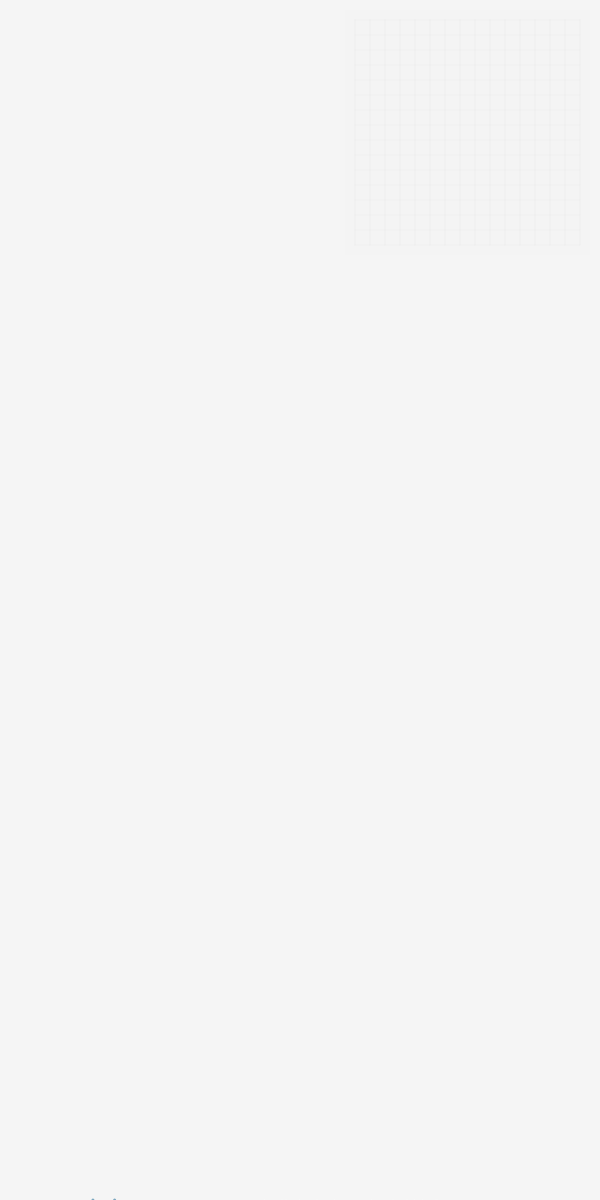
Frame 1 (no input)
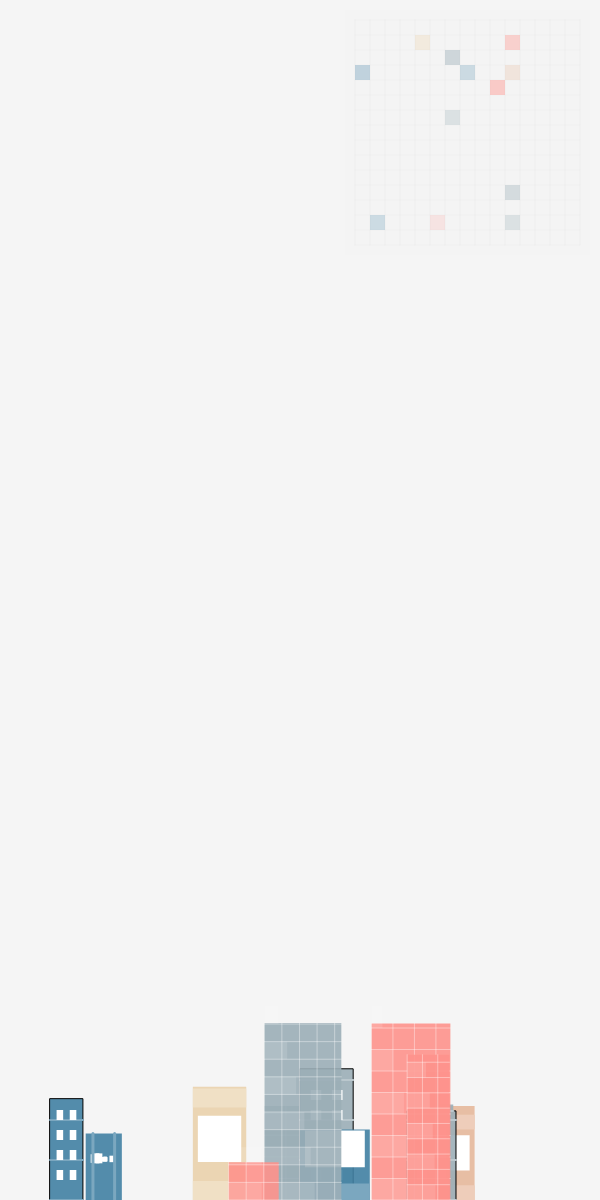
Frame 60 (no input)
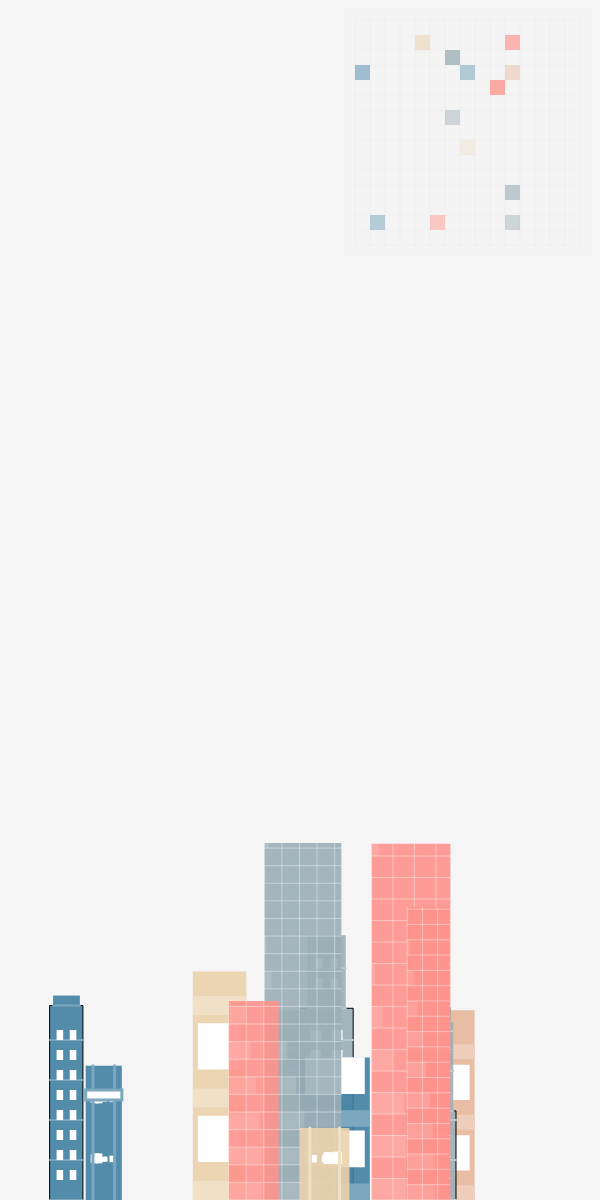
Frame 120 (the mouse pressed at the canvas centre since frame 60)

The p5.js sketch that drew these frames (run headless with seeded random() and noise() and a simulated clock; from frame 60 on, the mouse is pressed at the canvas centre):

// p5.js sketch
// ── sketch.js
let buildings = [];
const GRID_SIZE = 15;
let grid = [];
const colors = ['#fe938c','#e6b89c','#ead2ac','#9cafb7','#4281a4'];
let lastBuildingTime = 0;
const BUILDING_INTERVAL = 750; // 750ms = 3/4 second

function setup() {
  createCanvas(600, 1200);
  
  // Initialize grid for plan view
  for (let x = 0; x < GRID_SIZE; x++) {
    grid[x] = [];
    for (let y = 0; y < GRID_SIZE; y++) {
      grid[x][y] = {
        occupied: false,
        color: null,
        alpha: 0
      };
    }
  }
  
  // Initialize with 12 buildings
  for (let i = 0; i < 12; i++) {
    addNewBuilding();
  }
  
  background('#f5f5f5');
  lastBuildingTime = millis();
}

function addNewBuilding() {
  // Find an unoccupied spot in the grid
  let attempts = 0;
  let gridX, gridY;
  do {
    gridX = floor(random(GRID_SIZE));
    gridY = floor(random(GRID_SIZE));
    attempts++;
  } while (false); // Allow building on occupied spots
  
  { // Always add building
    let x = map(gridX, 0, GRID_SIZE-1, 50, width-50);
    let building = new Building(x, gridX, gridY);
    buildings.push(building);
    grid[gridX][gridY].occupied = true;
    grid[gridX][gridY].color = building.color;
  }
}

function checkNewBuilding() {
  let currentTime = millis();
  if (currentTime - lastBuildingTime > BUILDING_INTERVAL) {
    addNewBuilding();
    lastBuildingTime = currentTime;
  }
}

function draw() {
  // Clear the canvas with a very light background
  background('#f5f5f5');
  
  // Check if it's time to add a new building
  checkNewBuilding();
  
  // Draw elevation view (front view) first so it appears behind plan
  drawElevationView();
  
  // Draw plan view (top-down) last so it appears on top
  drawPlanView();
  
  // Update buildings
  buildings.forEach(building => {
    building.update();
  });
  
  // No building removal - let them accumulate
}

function drawPlanView() {
  push();
  // Move to top right and scale down
  let cellSize = 15; // Half the original size
  let gridWidth = GRID_SIZE * cellSize;
  let gridHeight = GRID_SIZE * cellSize;
  let margin = 20;
  
  // Position in top right with margin
  translate(width - gridWidth - margin, margin);
  
  // Semi-transparent white background for plan view
  fill(245, 245, 245, 240);
  noStroke();
  rect(-10, -10, gridWidth + 20, gridHeight + 20);
  
  // Draw grid
  stroke('#e0e0e0');
  strokeWeight(0.3); // Thinner lines for smaller grid
  
  // Vertical lines
  for (let x = 0; x <= GRID_SIZE; x++) {
    line(x * cellSize, 0, x * cellSize, gridHeight);
  }
  // Horizontal lines
  for (let y = 0; y <= GRID_SIZE; y++) {
    line(0, y * cellSize, gridWidth, y * cellSize);
  }
  
  // Draw occupied cells
  noStroke();
  for (let x = 0; x < GRID_SIZE; x++) {
    for (let y = 0; y < GRID_SIZE; y++) {
      if (grid[x][y].occupied) {
        let c = color(grid[x][y].color);
        c.setAlpha(grid[x][y].alpha * 255);
        fill(c);
        rect(x * cellSize, y * cellSize, cellSize, cellSize);
      }
    }
  }
  pop();
}

function drawElevationView() {
  push();
  translate(0, height);
  scale(1, -1); // Flip vertically so buildings grow upward
  
      // No need to sort - newer buildings will appear on top naturally
  
  buildings.forEach(building => {
    building.display();
  });
  pop();
}

class Building {
  constructor(x, gridX, gridY) {
    this.x = x;
    this.gridX = gridX;
    this.gridY = gridY;
    this.baseWidth = random(30, 80);
    this.maxHeight = random(400, 1400);
    this.currentHeight = 0;
    this.targetHeight = random(300, this.maxHeight);
    this.growthSpeed = random(1, 3);
    this.color = random(colors);
    this.style = floor(random(4)); // 0-3 for different styles
    this.windowSize = map(this.baseWidth, 30, 80, 4, 8);
    this.windowColor = '#ffffff';
    this.detailColor = lerpColor(color(this.color), color('#ffffff'), 0.3);
    
    // Style-specific properties
    switch(this.style) {
      case 0: // Modern with horizontal bands
        this.bandSpacing = random(60, 100);
        this.bandHeight = random(10, 20);
        break;
      case 1: // Art deco with setbacks
        this.setbacks = [];
        let currentWidth = this.baseWidth;
        let heightInterval = this.targetHeight / 4;
        for(let i = 0; i < 3; i++) {
          this.setbacks.push({
            height: heightInterval * (i + 1),
            reduction: random(0.1, 0.3)
          });
        }
        break;
      case 2: // Glass curtain wall
        this.gridSize = random(15, 25);
        this.reflectionOffset = random(10);
        break;
      case 3: // Postmodern with irregular windows
        this.windowPattern = [];
        for(let i = 0; i < 10; i++) {
          this.windowPattern.push({
            x: random(0.2, 0.8),
            size: random(0.5, 1.5)
          });
        }
        break;
    }
  }
  
  update() {
    if (this.currentHeight < this.targetHeight) {
      this.currentHeight += this.growthSpeed;
      grid[this.gridX][this.gridY].alpha = 
        min(0.85, map(this.currentHeight, 0, 400, 0.1, 0.85));
    }
  }
  
  display() {
    push();
    let buildingColor = color(this.color);
    buildingColor.setAlpha(230);
    
    switch(this.style) {
      case 0:
        this.displayModernStyle(buildingColor);
        break;
      case 1:
        this.displayArtDecoStyle(buildingColor);
        break;
      case 2:
        this.displayGlassStyle(buildingColor);
        break;
      case 3:
        this.displayPostmodernStyle(buildingColor);
        break;
    }
    pop();
  }
  
  displayModernStyle(buildingColor) {
    // Main structure
    fill(buildingColor);
    noStroke();
    rect(this.x, 0, this.baseWidth, this.currentHeight);
    
    // Horizontal bands
    fill(this.detailColor);
    for(let y = 0; y < this.currentHeight; y += this.bandSpacing) {
      rect(this.x, y, this.baseWidth, this.bandHeight);
    }
    
    // Continuous window strips
    fill(this.windowColor);
    for(let y = this.bandHeight; y < this.currentHeight; y += this.bandSpacing) {
      if(y + this.bandSpacing/2 < this.currentHeight) {
        rect(this.x + 5, y + this.bandHeight, this.baseWidth - 10, this.bandSpacing/2);
      }
    }
  }
  
  displayArtDecoStyle(buildingColor) {
    let currentWidth = this.baseWidth;
    let currentX = this.x;
    
    // Draw sections with setbacks
    for(let i = 0; i < this.setbacks.length + 1; i++) {
      let sectionBottom = i === 0 ? 0 : this.setbacks[i-1].height;
      let sectionTop = i === this.setbacks.length ? this.currentHeight : 
                      min(this.setbacks[i].height, this.currentHeight);
      
      if(sectionTop > sectionBottom) {
        // Main section
        fill(buildingColor);
        rect(currentX, sectionBottom, currentWidth, sectionTop - sectionBottom);
        
        // Decorative elements
        stroke(this.detailColor);
        strokeWeight(2);
        let spacing = 40;
        for(let y = sectionBottom; y < sectionTop; y += spacing) {
          line(currentX, y, currentX + currentWidth, y);
        }
        
        // Windows
        fill(this.windowColor);
        noStroke();
        let windowSpacing = spacing/2;
        for(let y = sectionBottom + 20; y < sectionTop - 20; y += windowSpacing) {
          rect(currentX + currentWidth*0.2, y, currentWidth*0.2, windowSpacing/2);
          rect(currentX + currentWidth*0.6, y, currentWidth*0.2, windowSpacing/2);
        }
      }
      
      if(i < this.setbacks.length) {
        currentWidth *= (1 - this.setbacks[i].reduction);
        currentX += (this.baseWidth - currentWidth)/2;
      }
    }
  }
  
  displayGlassStyle(buildingColor) {
    // Main structure
    fill(buildingColor);
    noStroke();
    rect(this.x, 0, this.baseWidth, this.currentHeight);
    
    // Glass grid
    stroke(255, 255, 255, 100);
    strokeWeight(1);
    
    for(let x = 0; x <= this.baseWidth; x += this.gridSize) {
      line(this.x + x, 0, this.x + x, this.currentHeight);
    }
    
    for(let y = 0; y < this.currentHeight; y += this.gridSize) {
      line(this.x, y, this.x + this.baseWidth, y);
    }
    
    // Reflective highlights
    noStroke();
    fill(255, 255, 255, 30);
    for(let y = 0; y < this.currentHeight; y += this.gridSize * 2) {
      let highlightWidth = sin(y * 0.01 + this.reflectionOffset) * this.baseWidth/3 + this.baseWidth/3;
      rect(this.x, y, highlightWidth, this.gridSize);
    }
  }
  
  displayPostmodernStyle(buildingColor) {
    // Main structure
    fill(buildingColor);
    noStroke();
    rect(this.x, 0, this.baseWidth, this.currentHeight);
    
    // Irregular window pattern
    fill(this.windowColor);
    for(let y = 40; y < this.currentHeight; y += 60) {
      this.windowPattern.forEach(pattern => {
        let windowX = this.x + pattern.x * this.baseWidth;
        let size = this.windowSize * pattern.size;
        rect(windowX - size/2, y - size/2, size, size * 1.5);
      });
    }
    
    // Decorative elements
    stroke(this.detailColor);
    strokeWeight(3);
    line(this.x + this.baseWidth*0.2, 0, this.x + this.baseWidth*0.2, this.currentHeight);
    line(this.x + this.baseWidth*0.8, 0, this.x + this.baseWidth*0.8, this.currentHeight);
    
    // Horizontal accents
    for(let y = 100; y < this.currentHeight; y += 200) {
      rect(this.x, y, this.baseWidth, 10);
    }
  }
}
